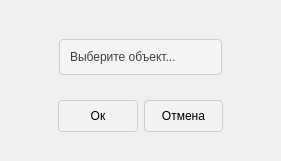
<?xml version="1.0" encoding="UTF-8"?>
<ui version="4.0">
 <class>OnExpressionAddFunction</class>
 <widget class="QWidget" name="OnExpressionAddFunction">
  <property name="geometry">
   <rect>
    <x>0</x>
    <y>0</y>
    <width>281</width>
    <height>161</height>
   </rect>
  </property>
  <property name="windowTitle">
   <string>Добавление функции</string>
  </property>
  <widget class="QFrame" name="verticalFrame">
   <property name="geometry">
    <rect>
     <x>0</x>
     <y>0</y>
     <width>281</width>
     <height>161</height>
    </rect>
   </property>
   <property name="styleSheet">
    <string notr="true">QFrame {

}
QPushButton {
margin-top: 10px; 
margin-bottom: 20px;
margin-left: 0px;
margin-right: 0px;
max-height: 30px;
min-height: 30px;
background-color: rgba(255, 255, 255, 20%); 
border: 1px solid #ccc;
border-radius: 4px;
padding: 0;
}
QPushButton:hover {
    background-color: rgba(255, 255, 255, 80%);
}
QPushButton:pressed {
    background-color: rgba(255, 255, 255, 100%);
}

QComboBox {
margin-top: 30px;
margin-left: 50%;
margin-right: 50%;
max-height: 30px;
min-height: 30px;
background-color: #F4F4F4;
color: #404040;
border: 1px solid #ccc;
padding: 2px 18px 2px 10px;
border-radius: 4px;
}

QComboBox:hover, ComboBox:focus {
    background-color: #FFFFFF;
    border: 1px solid #9B9B9B;
}

QComboBox::drop-down {
    subcontrol-origin: margin;
    subcontrol-position: center right;
    width: 15px;
	margin-top: 30px;
	border: none;
	border-radius: 2px;
}

QComboBox::down-arrow {
image: url(&quot;E:/UCHEBA/univer/DIPLOM/AdaptiveInformationalSystemBackend/desktop_version/pyside6/images/arrow.png&quot;);
    width: 12px;
    height: 12px;
margin-right: 100%;
}

QComboBox::item {
margin: 0px;
padding: 2px;
text-align: left;
background-color: transparent;
}


</string>
   </property>
   <layout class="QVBoxLayout" name="verticalLayout_2">
    <item>
     <widget class="QComboBox" name="comboBox">
      <property name="sizePolicy">
       <sizepolicy hsizetype="Expanding" vsizetype="Expanding">
        <horstretch>0</horstretch>
        <verstretch>0</verstretch>
       </sizepolicy>
      </property>
      <property name="styleSheet">
       <string notr="true"/>
      </property>
      <property name="currentText">
       <string/>
      </property>
      <property name="sizeAdjustPolicy">
       <enum>QComboBox::AdjustToContentsOnFirstShow</enum>
      </property>
      <property name="placeholderText">
       <string>Выберите объект...</string>
      </property>
     </widget>
    </item>
    <item>
     <widget class="QFrame" name="horizontalFrame">
      <layout class="QHBoxLayout" name="horizontalLayout_2" stretch="0,0">
       <property name="sizeConstraint">
        <enum>QLayout::SetDefaultConstraint</enum>
       </property>
       <item>
        <widget class="QPushButton" name="pushButton_3">
         <property name="sizePolicy">
          <sizepolicy hsizetype="Expanding" vsizetype="Expanding">
           <horstretch>0</horstretch>
           <verstretch>0</verstretch>
          </sizepolicy>
         </property>
         <property name="styleSheet">
          <string notr="true">margin-left: 40%;</string>
         </property>
         <property name="text">
          <string>Ок</string>
         </property>
         <property name="shortcut">
          <string>Return</string>
         </property>
        </widget>
       </item>
       <item>
        <widget class="QPushButton" name="pushButton_4">
         <property name="sizePolicy">
          <sizepolicy hsizetype="Expanding" vsizetype="Expanding">
           <horstretch>0</horstretch>
           <verstretch>0</verstretch>
          </sizepolicy>
         </property>
         <property name="styleSheet">
          <string notr="true">margin-right: 40%;</string>
         </property>
         <property name="text">
          <string>Отмена</string>
         </property>
         <property name="shortcut">
          <string>Esc</string>
         </property>
        </widget>
       </item>
      </layout>
     </widget>
    </item>
   </layout>
  </widget>
 </widget>
 <resources/>
 <connections>
  <connection>
   <sender>pushButton_4</sender>
   <signal>clicked()</signal>
   <receiver>OnExpressionAddFunction</receiver>
   <slot>close()</slot>
   <hints>
    <hint type="sourcelabel">
     <x>203</x>
     <y>120</y>
    </hint>
    <hint type="destinationlabel">
     <x>140</x>
     <y>80</y>
    </hint>
   </hints>
  </connection>
 </connections>
</ui>
